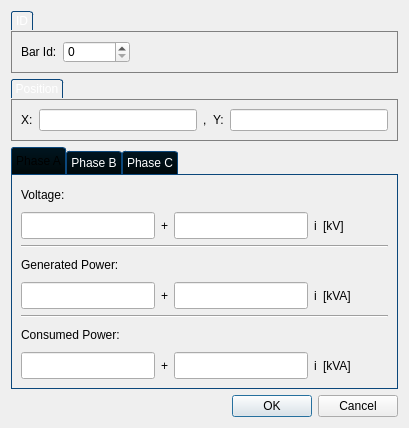
<?xml version="1.0" encoding="UTF-8"?>
<ui version="4.0">
 <class>BarProperties</class>
 <widget class="QDialog" name="BarProperties">
  <property name="geometry">
   <rect>
    <x>0</x>
    <y>0</y>
    <width>409</width>
    <height>428</height>
   </rect>
  </property>
  <property name="windowTitle">
   <string>Bar Properties</string>
  </property>
  <layout class="QVBoxLayout" name="verticalLayout_7">
   <item>
    <widget class="QGroupBox" name="groupBox_3">
     <property name="styleSheet">
      <string notr="true">QGroupBox {
border: 1px solid gray;
margin-top: 20px;
}

QGroupBox::title
{
    subcontrol-origin: margin;	
    border-top-left-radius: 3px;
    border-top-right-radius: 3px;
    border: 1px solid #0b477b;
    border-bottom: none;
    background-color: qlineargradient(x1: 0, y1: 0, x2: 0, y2: 1,
        stop: 0 #001520, stop: 1 #000809);
    padding: 2 2px;
    color: white;   
}</string>
     </property>
     <property name="title">
      <string>ID</string>
     </property>
     <layout class="QHBoxLayout" name="horizontalLayout">
      <item>
       <widget class="QLabel" name="label">
        <property name="text">
         <string>Bar Id:</string>
        </property>
       </widget>
      </item>
      <item>
       <widget class="QSpinBox" name="id">
        <property name="maximum">
         <number>100000</number>
        </property>
       </widget>
      </item>
      <item>
       <spacer name="horizontalSpacer">
        <property name="orientation">
         <enum>Qt::Horizontal</enum>
        </property>
        <property name="sizeHint" stdset="0">
         <size>
          <width>234</width>
          <height>20</height>
         </size>
        </property>
       </spacer>
      </item>
     </layout>
    </widget>
   </item>
   <item>
    <widget class="QGroupBox" name="groupBox_4">
     <property name="styleSheet">
      <string notr="true">QGroupBox {
border: 1px solid gray;
margin-top: 20px;
}

QGroupBox::title
{
    subcontrol-origin: margin;	
    border-top-left-radius: 3px;
    border-top-right-radius: 3px;
    border: 1px solid #0b477b;
    border-bottom: none;
    background-color: qlineargradient(x1: 0, y1: 0, x2: 0, y2: 1,
        stop: 0 #001520, stop: 1 #000809);
    padding: 2 2px;
    color: white;   
}</string>
     </property>
     <property name="title">
      <string>Position</string>
     </property>
     <layout class="QHBoxLayout" name="horizontalLayout_11">
      <item>
       <widget class="QLabel" name="label_10">
        <property name="text">
         <string>X:</string>
        </property>
       </widget>
      </item>
      <item>
       <widget class="QLineEdit" name="px"/>
      </item>
      <item>
       <widget class="QLabel" name="label_13">
        <property name="text">
         <string>,</string>
        </property>
       </widget>
      </item>
      <item>
       <widget class="QLabel" name="label_16">
        <property name="text">
         <string>Y:</string>
        </property>
       </widget>
      </item>
      <item>
       <widget class="QLineEdit" name="py"/>
      </item>
     </layout>
    </widget>
   </item>
   <item>
    <widget class="QTabWidget" name="tabWidget">
     <property name="styleSheet">
      <string notr="true">QTabWidget::pane { 
    border: 1px solid #0b477b;
}

QTabBar::tab {
 subcontrol-origin: margin;	
 border-top-left-radius: 3px;
 border-top-right-radius: 3px;
border: 1px solid #0b477b;
border-bottom: none;
background-color: qlineargradient(x1: 0, y1: 0, x2: 0, y2: 1, stop: 0 #001520, stop: 1 #000809);
padding: 4 4px;
color: white;
}
QTabBar::tab:selected, QTabBar::tab:hover {
    background: qlineargradient(x1: 0, y1: 0, x2: 0, y2: 1,
                                stop: 0 #FFFFFF, stop: 1 #FAFAFA);
color:black;
}

QTabBar::tab:!selected {
    margin-top: 4px; /* make non-selected tabs look smaller */
}</string>
     </property>
     <property name="currentIndex">
      <number>0</number>
     </property>
     <widget class="QWidget" name="phaseA">
      <attribute name="title">
       <string>Phase A</string>
      </attribute>
      <layout class="QVBoxLayout" name="verticalLayout_6">
       <item>
        <layout class="QVBoxLayout" name="verticalLayout">
         <item>
          <widget class="QLabel" name="label_2">
           <property name="text">
            <string>Voltage:</string>
           </property>
          </widget>
         </item>
         <item>
          <layout class="QHBoxLayout" name="horizontalLayout_2">
           <item>
            <widget class="QLineEdit" name="Va">
             <property name="sizePolicy">
              <sizepolicy hsizetype="Fixed" vsizetype="Fixed">
               <horstretch>0</horstretch>
               <verstretch>0</verstretch>
              </sizepolicy>
             </property>
             <property name="minimumSize">
              <size>
               <width>134</width>
               <height>27</height>
              </size>
             </property>
             <property name="maximumSize">
              <size>
               <width>134</width>
               <height>27</height>
              </size>
             </property>
            </widget>
           </item>
           <item>
            <widget class="QLabel" name="label_5">
             <property name="text">
              <string>+</string>
             </property>
            </widget>
           </item>
           <item>
            <widget class="QLineEdit" name="Vai">
             <property name="sizePolicy">
              <sizepolicy hsizetype="Fixed" vsizetype="Fixed">
               <horstretch>0</horstretch>
               <verstretch>0</verstretch>
              </sizepolicy>
             </property>
             <property name="minimumSize">
              <size>
               <width>134</width>
               <height>27</height>
              </size>
             </property>
             <property name="maximumSize">
              <size>
               <width>134</width>
               <height>27</height>
              </size>
             </property>
            </widget>
           </item>
           <item>
            <widget class="QLabel" name="label_29">
             <property name="text">
              <string>i</string>
             </property>
            </widget>
           </item>
           <item>
            <widget class="QLabel" name="VaUn">
             <property name="text">
              <string>[kV]</string>
             </property>
            </widget>
           </item>
           <item>
            <spacer name="horizontalSpacer_3">
             <property name="orientation">
              <enum>Qt::Horizontal</enum>
             </property>
             <property name="sizeHint" stdset="0">
              <size>
               <width>40</width>
               <height>20</height>
              </size>
             </property>
            </spacer>
           </item>
          </layout>
         </item>
        </layout>
       </item>
       <item>
        <widget class="Line" name="line">
         <property name="orientation">
          <enum>Qt::Horizontal</enum>
         </property>
        </widget>
       </item>
       <item>
        <layout class="QVBoxLayout" name="verticalLayout_5">
         <item>
          <widget class="QLabel" name="label_3">
           <property name="text">
            <string>Generated Power:</string>
           </property>
          </widget>
         </item>
         <item>
          <layout class="QHBoxLayout" name="horizontalLayout_3">
           <item>
            <widget class="QLineEdit" name="Sga">
             <property name="sizePolicy">
              <sizepolicy hsizetype="Fixed" vsizetype="Fixed">
               <horstretch>0</horstretch>
               <verstretch>0</verstretch>
              </sizepolicy>
             </property>
             <property name="minimumSize">
              <size>
               <width>134</width>
               <height>27</height>
              </size>
             </property>
             <property name="maximumSize">
              <size>
               <width>134</width>
               <height>27</height>
              </size>
             </property>
            </widget>
           </item>
           <item>
            <widget class="QLabel" name="label_6">
             <property name="text">
              <string>+</string>
             </property>
            </widget>
           </item>
           <item>
            <widget class="QLineEdit" name="Sgai">
             <property name="sizePolicy">
              <sizepolicy hsizetype="Fixed" vsizetype="Fixed">
               <horstretch>0</horstretch>
               <verstretch>0</verstretch>
              </sizepolicy>
             </property>
             <property name="minimumSize">
              <size>
               <width>134</width>
               <height>27</height>
              </size>
             </property>
             <property name="maximumSize">
              <size>
               <width>134</width>
               <height>27</height>
              </size>
             </property>
            </widget>
           </item>
           <item>
            <widget class="QLabel" name="label_30">
             <property name="text">
              <string>i</string>
             </property>
            </widget>
           </item>
           <item>
            <widget class="QLabel" name="SgaUn">
             <property name="text">
              <string>[kVA]</string>
             </property>
            </widget>
           </item>
           <item>
            <spacer name="horizontalSpacer_4">
             <property name="orientation">
              <enum>Qt::Horizontal</enum>
             </property>
             <property name="sizeHint" stdset="0">
              <size>
               <width>40</width>
               <height>20</height>
              </size>
             </property>
            </spacer>
           </item>
          </layout>
         </item>
        </layout>
       </item>
       <item>
        <widget class="Line" name="line_2">
         <property name="orientation">
          <enum>Qt::Horizontal</enum>
         </property>
        </widget>
       </item>
       <item>
        <layout class="QVBoxLayout" name="verticalLayout_3">
         <item>
          <widget class="QLabel" name="label_4">
           <property name="text">
            <string>Consumed Power:</string>
           </property>
          </widget>
         </item>
         <item>
          <layout class="QHBoxLayout" name="horizontalLayout_4" stretch="0,0,0,0,0,0">
           <item>
            <widget class="QLineEdit" name="Sla">
             <property name="sizePolicy">
              <sizepolicy hsizetype="Fixed" vsizetype="Fixed">
               <horstretch>0</horstretch>
               <verstretch>0</verstretch>
              </sizepolicy>
             </property>
             <property name="minimumSize">
              <size>
               <width>134</width>
               <height>27</height>
              </size>
             </property>
             <property name="maximumSize">
              <size>
               <width>134</width>
               <height>27</height>
              </size>
             </property>
            </widget>
           </item>
           <item>
            <widget class="QLabel" name="label_7">
             <property name="enabled">
              <bool>true</bool>
             </property>
             <property name="text">
              <string>+</string>
             </property>
            </widget>
           </item>
           <item>
            <widget class="QLineEdit" name="Slai">
             <property name="sizePolicy">
              <sizepolicy hsizetype="Fixed" vsizetype="Fixed">
               <horstretch>0</horstretch>
               <verstretch>0</verstretch>
              </sizepolicy>
             </property>
             <property name="minimumSize">
              <size>
               <width>134</width>
               <height>27</height>
              </size>
             </property>
             <property name="maximumSize">
              <size>
               <width>134</width>
               <height>27</height>
              </size>
             </property>
            </widget>
           </item>
           <item>
            <widget class="QLabel" name="label_31">
             <property name="text">
              <string>i</string>
             </property>
            </widget>
           </item>
           <item>
            <widget class="QLabel" name="SlaUn">
             <property name="text">
              <string>[kVA]</string>
             </property>
            </widget>
           </item>
           <item>
            <spacer name="horizontalSpacer_5">
             <property name="orientation">
              <enum>Qt::Horizontal</enum>
             </property>
             <property name="sizeHint" stdset="0">
              <size>
               <width>40</width>
               <height>20</height>
              </size>
             </property>
            </spacer>
           </item>
          </layout>
         </item>
        </layout>
       </item>
      </layout>
     </widget>
     <widget class="QWidget" name="phaseb">
      <attribute name="title">
       <string>Phase B</string>
      </attribute>
      <layout class="QVBoxLayout" name="verticalLayout_10">
       <item>
        <layout class="QVBoxLayout" name="verticalLayout_9">
         <item>
          <widget class="QLabel" name="label_17">
           <property name="text">
            <string>Voltage:</string>
           </property>
          </widget>
         </item>
         <item>
          <layout class="QHBoxLayout" name="horizontalLayout_7">
           <item>
            <widget class="QLineEdit" name="Vb">
             <property name="sizePolicy">
              <sizepolicy hsizetype="Fixed" vsizetype="Fixed">
               <horstretch>0</horstretch>
               <verstretch>0</verstretch>
              </sizepolicy>
             </property>
             <property name="minimumSize">
              <size>
               <width>134</width>
               <height>27</height>
              </size>
             </property>
             <property name="maximumSize">
              <size>
               <width>134</width>
               <height>27</height>
              </size>
             </property>
            </widget>
           </item>
           <item>
            <widget class="QLabel" name="label_18">
             <property name="text">
              <string>+</string>
             </property>
            </widget>
           </item>
           <item>
            <widget class="QLineEdit" name="Vbi">
             <property name="sizePolicy">
              <sizepolicy hsizetype="Fixed" vsizetype="Fixed">
               <horstretch>0</horstretch>
               <verstretch>0</verstretch>
              </sizepolicy>
             </property>
             <property name="minimumSize">
              <size>
               <width>134</width>
               <height>27</height>
              </size>
             </property>
             <property name="maximumSize">
              <size>
               <width>134</width>
               <height>27</height>
              </size>
             </property>
            </widget>
           </item>
           <item>
            <widget class="QLabel" name="label_34">
             <property name="text">
              <string>i</string>
             </property>
            </widget>
           </item>
           <item>
            <widget class="QLabel" name="VbUn">
             <property name="text">
              <string>[kV]</string>
             </property>
            </widget>
           </item>
           <item>
            <spacer name="horizontalSpacer_9">
             <property name="orientation">
              <enum>Qt::Horizontal</enum>
             </property>
             <property name="sizeHint" stdset="0">
              <size>
               <width>40</width>
               <height>20</height>
              </size>
             </property>
            </spacer>
           </item>
          </layout>
         </item>
        </layout>
       </item>
       <item>
        <widget class="Line" name="line_5">
         <property name="orientation">
          <enum>Qt::Horizontal</enum>
         </property>
        </widget>
       </item>
       <item>
        <layout class="QVBoxLayout" name="verticalLayout_8">
         <item>
          <widget class="QLabel" name="label_14">
           <property name="text">
            <string>Generated Power:</string>
           </property>
          </widget>
         </item>
         <item>
          <layout class="QHBoxLayout" name="horizontalLayout_6">
           <item>
            <widget class="QLineEdit" name="Sgb">
             <property name="sizePolicy">
              <sizepolicy hsizetype="Fixed" vsizetype="Fixed">
               <horstretch>0</horstretch>
               <verstretch>0</verstretch>
              </sizepolicy>
             </property>
             <property name="minimumSize">
              <size>
               <width>134</width>
               <height>27</height>
              </size>
             </property>
             <property name="maximumSize">
              <size>
               <width>134</width>
               <height>27</height>
              </size>
             </property>
            </widget>
           </item>
           <item>
            <widget class="QLabel" name="label_15">
             <property name="text">
              <string>+</string>
             </property>
            </widget>
           </item>
           <item>
            <widget class="QLineEdit" name="Sgbi">
             <property name="sizePolicy">
              <sizepolicy hsizetype="Fixed" vsizetype="Fixed">
               <horstretch>0</horstretch>
               <verstretch>0</verstretch>
              </sizepolicy>
             </property>
             <property name="minimumSize">
              <size>
               <width>134</width>
               <height>27</height>
              </size>
             </property>
             <property name="maximumSize">
              <size>
               <width>134</width>
               <height>27</height>
              </size>
             </property>
            </widget>
           </item>
           <item>
            <widget class="QLabel" name="label_33">
             <property name="text">
              <string>i</string>
             </property>
            </widget>
           </item>
           <item>
            <widget class="QLabel" name="SgbUn">
             <property name="text">
              <string>[kVA]</string>
             </property>
            </widget>
           </item>
           <item>
            <spacer name="horizontalSpacer_7">
             <property name="orientation">
              <enum>Qt::Horizontal</enum>
             </property>
             <property name="sizeHint" stdset="0">
              <size>
               <width>40</width>
               <height>20</height>
              </size>
             </property>
            </spacer>
           </item>
          </layout>
         </item>
        </layout>
       </item>
       <item>
        <widget class="Line" name="line_6">
         <property name="orientation">
          <enum>Qt::Horizontal</enum>
         </property>
        </widget>
       </item>
       <item>
        <layout class="QVBoxLayout" name="verticalLayout_2">
         <item>
          <widget class="QLabel" name="label_11">
           <property name="text">
            <string>Consumed Power:</string>
           </property>
          </widget>
         </item>
         <item>
          <layout class="QHBoxLayout" name="horizontalLayout_5" stretch="0,0,0,0,0,0">
           <item>
            <widget class="QLineEdit" name="Slb">
             <property name="sizePolicy">
              <sizepolicy hsizetype="Fixed" vsizetype="Fixed">
               <horstretch>0</horstretch>
               <verstretch>0</verstretch>
              </sizepolicy>
             </property>
             <property name="minimumSize">
              <size>
               <width>134</width>
               <height>27</height>
              </size>
             </property>
             <property name="maximumSize">
              <size>
               <width>134</width>
               <height>27</height>
              </size>
             </property>
            </widget>
           </item>
           <item>
            <widget class="QLabel" name="label_12">
             <property name="enabled">
              <bool>true</bool>
             </property>
             <property name="text">
              <string>+</string>
             </property>
            </widget>
           </item>
           <item>
            <widget class="QLineEdit" name="Slbi">
             <property name="sizePolicy">
              <sizepolicy hsizetype="Fixed" vsizetype="Fixed">
               <horstretch>0</horstretch>
               <verstretch>0</verstretch>
              </sizepolicy>
             </property>
             <property name="minimumSize">
              <size>
               <width>134</width>
               <height>27</height>
              </size>
             </property>
             <property name="maximumSize">
              <size>
               <width>134</width>
               <height>27</height>
              </size>
             </property>
            </widget>
           </item>
           <item>
            <widget class="QLabel" name="label_32">
             <property name="text">
              <string>i</string>
             </property>
            </widget>
           </item>
           <item>
            <widget class="QLabel" name="SlbUn">
             <property name="text">
              <string>[kVA]</string>
             </property>
            </widget>
           </item>
           <item>
            <spacer name="horizontalSpacer_6">
             <property name="orientation">
              <enum>Qt::Horizontal</enum>
             </property>
             <property name="sizeHint" stdset="0">
              <size>
               <width>40</width>
               <height>20</height>
              </size>
             </property>
            </spacer>
           </item>
          </layout>
         </item>
        </layout>
       </item>
      </layout>
     </widget>
     <widget class="QWidget" name="phaseC">
      <attribute name="title">
       <string>Phase C</string>
      </attribute>
      <layout class="QVBoxLayout" name="verticalLayout_13">
       <item>
        <layout class="QVBoxLayout" name="verticalLayout_4">
         <item>
          <widget class="QLabel" name="label_26">
           <property name="text">
            <string>Voltage:</string>
           </property>
          </widget>
         </item>
         <item>
          <layout class="QHBoxLayout" name="horizontalLayout_10">
           <item>
            <widget class="QLineEdit" name="Vc">
             <property name="sizePolicy">
              <sizepolicy hsizetype="Fixed" vsizetype="Fixed">
               <horstretch>0</horstretch>
               <verstretch>0</verstretch>
              </sizepolicy>
             </property>
             <property name="minimumSize">
              <size>
               <width>134</width>
               <height>27</height>
              </size>
             </property>
             <property name="maximumSize">
              <size>
               <width>134</width>
               <height>27</height>
              </size>
             </property>
            </widget>
           </item>
           <item>
            <widget class="QLabel" name="label_27">
             <property name="text">
              <string>+</string>
             </property>
            </widget>
           </item>
           <item>
            <widget class="QLineEdit" name="Vci">
             <property name="sizePolicy">
              <sizepolicy hsizetype="Fixed" vsizetype="Fixed">
               <horstretch>0</horstretch>
               <verstretch>0</verstretch>
              </sizepolicy>
             </property>
             <property name="minimumSize">
              <size>
               <width>134</width>
               <height>27</height>
              </size>
             </property>
             <property name="maximumSize">
              <size>
               <width>134</width>
               <height>27</height>
              </size>
             </property>
            </widget>
           </item>
           <item>
            <widget class="QLabel" name="label_37">
             <property name="text">
              <string>i</string>
             </property>
            </widget>
           </item>
           <item>
            <widget class="QLabel" name="VcUn">
             <property name="text">
              <string>[kV]</string>
             </property>
            </widget>
           </item>
           <item>
            <spacer name="horizontalSpacer_13">
             <property name="orientation">
              <enum>Qt::Horizontal</enum>
             </property>
             <property name="sizeHint" stdset="0">
              <size>
               <width>40</width>
               <height>20</height>
              </size>
             </property>
            </spacer>
           </item>
          </layout>
         </item>
        </layout>
       </item>
       <item>
        <widget class="Line" name="line_3">
         <property name="orientation">
          <enum>Qt::Horizontal</enum>
         </property>
        </widget>
       </item>
       <item>
        <layout class="QVBoxLayout" name="verticalLayout_11">
         <item>
          <widget class="QLabel" name="label_23">
           <property name="text">
            <string>Generated Power:</string>
           </property>
          </widget>
         </item>
         <item>
          <layout class="QHBoxLayout" name="horizontalLayout_9">
           <item>
            <widget class="QLineEdit" name="Sgc">
             <property name="sizePolicy">
              <sizepolicy hsizetype="Fixed" vsizetype="Fixed">
               <horstretch>0</horstretch>
               <verstretch>0</verstretch>
              </sizepolicy>
             </property>
             <property name="minimumSize">
              <size>
               <width>134</width>
               <height>27</height>
              </size>
             </property>
             <property name="maximumSize">
              <size>
               <width>134</width>
               <height>27</height>
              </size>
             </property>
            </widget>
           </item>
           <item>
            <widget class="QLabel" name="label_24">
             <property name="text">
              <string>+</string>
             </property>
            </widget>
           </item>
           <item>
            <widget class="QLineEdit" name="Sgci">
             <property name="sizePolicy">
              <sizepolicy hsizetype="Fixed" vsizetype="Fixed">
               <horstretch>0</horstretch>
               <verstretch>0</verstretch>
              </sizepolicy>
             </property>
             <property name="minimumSize">
              <size>
               <width>134</width>
               <height>27</height>
              </size>
             </property>
             <property name="maximumSize">
              <size>
               <width>134</width>
               <height>27</height>
              </size>
             </property>
            </widget>
           </item>
           <item>
            <widget class="QLabel" name="label_36">
             <property name="text">
              <string>i</string>
             </property>
            </widget>
           </item>
           <item>
            <widget class="QLabel" name="SgcUn">
             <property name="text">
              <string>[kVA]</string>
             </property>
            </widget>
           </item>
           <item>
            <spacer name="horizontalSpacer_11">
             <property name="orientation">
              <enum>Qt::Horizontal</enum>
             </property>
             <property name="sizeHint" stdset="0">
              <size>
               <width>40</width>
               <height>20</height>
              </size>
             </property>
            </spacer>
           </item>
          </layout>
         </item>
        </layout>
       </item>
       <item>
        <widget class="Line" name="line_4">
         <property name="orientation">
          <enum>Qt::Horizontal</enum>
         </property>
        </widget>
       </item>
       <item>
        <layout class="QVBoxLayout" name="verticalLayout_12">
         <item>
          <widget class="QLabel" name="label_20">
           <property name="text">
            <string>Consumed Power:</string>
           </property>
          </widget>
         </item>
         <item>
          <layout class="QHBoxLayout" name="horizontalLayout_8" stretch="0,0,0,0,0,0">
           <item>
            <widget class="QLineEdit" name="Slc">
             <property name="sizePolicy">
              <sizepolicy hsizetype="Fixed" vsizetype="Fixed">
               <horstretch>0</horstretch>
               <verstretch>0</verstretch>
              </sizepolicy>
             </property>
             <property name="minimumSize">
              <size>
               <width>134</width>
               <height>27</height>
              </size>
             </property>
             <property name="maximumSize">
              <size>
               <width>134</width>
               <height>27</height>
              </size>
             </property>
            </widget>
           </item>
           <item>
            <widget class="QLabel" name="label_21">
             <property name="enabled">
              <bool>true</bool>
             </property>
             <property name="text">
              <string>+</string>
             </property>
            </widget>
           </item>
           <item>
            <widget class="QLineEdit" name="Slci">
             <property name="sizePolicy">
              <sizepolicy hsizetype="Fixed" vsizetype="Fixed">
               <horstretch>0</horstretch>
               <verstretch>0</verstretch>
              </sizepolicy>
             </property>
             <property name="minimumSize">
              <size>
               <width>134</width>
               <height>27</height>
              </size>
             </property>
             <property name="maximumSize">
              <size>
               <width>134</width>
               <height>27</height>
              </size>
             </property>
            </widget>
           </item>
           <item>
            <widget class="QLabel" name="label_35">
             <property name="text">
              <string>i</string>
             </property>
            </widget>
           </item>
           <item>
            <widget class="QLabel" name="SlcUn">
             <property name="text">
              <string>[kVA]</string>
             </property>
            </widget>
           </item>
           <item>
            <spacer name="horizontalSpacer_10">
             <property name="orientation">
              <enum>Qt::Horizontal</enum>
             </property>
             <property name="sizeHint" stdset="0">
              <size>
               <width>40</width>
               <height>20</height>
              </size>
             </property>
            </spacer>
           </item>
          </layout>
         </item>
        </layout>
       </item>
      </layout>
     </widget>
    </widget>
   </item>
   <item>
    <widget class="QDialogButtonBox" name="buttonBox">
     <property name="standardButtons">
      <set>QDialogButtonBox::Cancel|QDialogButtonBox::Ok</set>
     </property>
    </widget>
   </item>
  </layout>
 </widget>
 <resources/>
 <connections/>
</ui>
